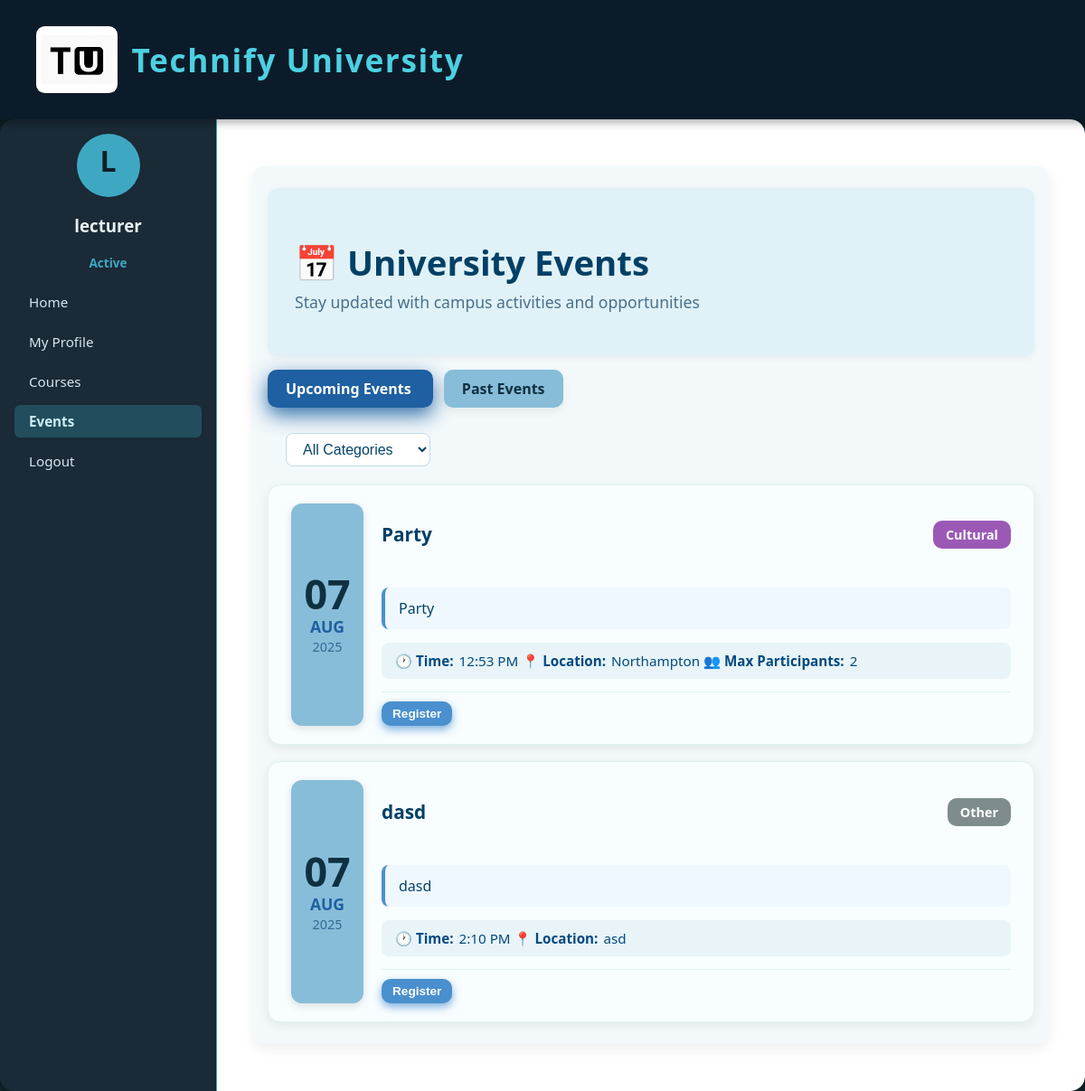
/Main/public/index.php?page=events (signed in), run on the app's committed database.
### tables this page shows
CREATE TABLE `users` (
  `id` int(11) NOT NULL,
  `username` varchar(50) NOT NULL,
  `password` varchar(255) NOT NULL,
  `email` varchar(100) NOT NULL,
  `full_name` varchar(100) NOT NULL,
  `created_at` timestamp NULL DEFAULT current_timestamp()
);

CREATE TABLE `events` (
  `id` int(11) NOT NULL,
  `title` varchar(255) NOT NULL,
  `description` text DEFAULT NULL,
  `event_date` date NOT NULL,
  `event_time` time NOT NULL,
  `location` varchar(255) DEFAULT NULL,
  `category` enum('academic','sports','cultural','workshop','seminar','other') DEFAULT 'other',
  `max_participants` int(11) DEFAULT NULL,
  `created_by` int(11) NOT NULL,
  `created_at` timestamp NULL DEFAULT current_timestamp(),
  `updated_at` timestamp NULL DEFAULT current_timestamp() ON UPDATE current_timestamp(),
  `status` enum('active','cancelled','completed') DEFAULT 'active'
);

### Main/src/controllers/EventsController.php (called while the page is built, shortened)
<?php
require_once __DIR__ . '/../db.php';
require_once __DIR__ . '/../helper.php';
$current_user = getCurrentUser();
$user_name = $current_user['full_name'] ?? $_SESSION['username'];
$user_initials = '';
if ($current_user && $current_user['full_name']) {
    $names = explode(' ', trim($current_user['full_name']));
    $user_initials = strtoupper(substr($names[0], 0, 1));
} else {
    $user_initials = strtoupper(substr($_SESSION['username'], 0, 2));
}
$current_tab = $_GET['tab'] ?? 'upcoming';
$current_filter = $_GET['filter'] ?? 'all';
$today = date('Y-m-d');
$current_time = date('H:i:s');
$base_query = "SELECT * FROM events WHERE status = 'active'";
$params = [];
if ($current_tab === 'upcoming') {
    $base_query .= " AND (event_date > ? OR (event_date = ? AND event_time > ?))";
    $params = [$today, $today, $current_time];
} else {
    $base_query .= " AND (event_date < ? OR (event_date = ? AND event_time < ?))";
    $params = [$today, $today, $current_time];
}
$base_query .= " ORDER BY event_date ASC, event_time ASC";
try {
    $events = fetchAll($base_query, $params);
} catch (Exception $e) {
    $events = [];
}
$current_page = 'events';
require __DIR__ . '/../views/events.html.php';
$content = ob_get_clean();
require __DIR__ . '/../../templates/main_layout.php';

### Main/src/db.php (called while the page is built)
<?php
class Database {
    private static $instance = null;
    private $pdo;
    private function __construct() {
        $username = 'student';
        $password = 'student';
        $database = 'university_website';
        $host = 'mysql';
        try {
            $this->pdo = new PDO("mysql:host=$host;dbname=$database", $username, $password);
            $this->pdo->setAttribute(PDO::ATTR_ERRMODE, PDO::ERRMODE_EXCEPTION);
            $this->pdo->setAttribute(PDO::ATTR_DEFAULT_FETCH_MODE, PDO::FETCH_ASSOC);
        } catch (PDOException $e) {
            die("Connection failed: " . $e->getMessage());
        }
    }
    public static function getInstance() {
        if (self::$instance === null) {
            self::$instance = new Database();
        }
        return self::$instance;
    }
    public function getConnection() {
        return $this->pdo;
    }
}
function db() {
    return Database::getInstance()->getConnection();
}
function query($sql, $params = []) {
    $stmt = db()->prepare($sql);
    $stmt->execute($params);
    return $stmt;
}
function fetchAll($sql, $params = []) {
    return query($sql, $params)->fetchAll();
}
function fetchOne($sql, $params = []) {
    return query($sql, $params)->fetch();
}
?>

### Main/src/helper.php (called while the page is built, shortened)
<?php
function getMainNavItems(): array {
    return [
        'home' => 'Home',
        'profile' => 'My Profile',
        'courses' => 'Courses',
        'events' => 'Events'
    ];
}
function getCurrentUser(): ?array {
    return fetchOne("SELECT * FROM users WHERE username = ?", [$_SESSION['username']]);
}

### Main/src/views/events.html.php (the view, shortened to what this page needs)
<div class="events-content">
    <div class="events-header">
        <div class="header-main">
            <h1>📅 University Events</h1>
            <p>Stay updated with campus activities and opportunities</p>
        </div>
    </div>
    <div class="event-tabs">
        <a href="?page=events&tab=upcoming&filter=<?php echo $current_filter; ?>"
           class="event-tab <?php echo $current_tab === 'upcoming' ? 'active' : ''; ?>">
            Upcoming Events
        </a>
        <a href="?page=events&tab=past&filter=<?php echo $current_filter; ?>"
           class="event-tab <?php echo $current_tab === 'past' ? 'active' : ''; ?>">
            Past Events
        </a>
    </div>
    <div class="filter-section">
        <form method="GET">
            <select name="filter" class="filter-select" onchange="this.form.submit()">
                <option value="all" <?php echo $current_filter === 'all' ? 'selected' : ''; ?>>All Categories</option>
            </select>
        </form>
    </div>
    <div class="events-list">
        <?php if (empty($events)): ?>
            <div class="no-events">
                <p>No <?php echo $current_tab === 'upcoming' ? 'upcoming' : 'past'; ?> events found<?php echo $current_filter !== 'all' ? ' for the selected category' : ''; ?>.</p>
                <?php if ($current_tab === 'upcoming'): ?>
                    <p>Check back later for new events!</p>
                <?php endif; ?>
            </div>
        <?php else: ?>
            <div class="events-container">
                <?php foreach ($events as $event): ?>
                    <div class="event-item <?php echo $current_tab === 'past' ? 'past-event' : ''; ?>">
                        <div class="event-date">
                            <div class="date-day"><?php echo date('d', strtotime($event['event_date'])); ?></div>
                            <div class="date-month"><?php echo date('M', strtotime($event['event_date'])); ?></div>
                            <div class="date-year"><?php echo date('Y', strtotime($event['event_date'])); ?></div>
                        </div>
                        <div class="event-content">
                            <div class="event-header">
                                <h3 class="event-title"><?php echo htmlspecialchars($event['title']); ?></h3>
                                <span class="event-category category-<?php echo $event['category']; ?>">
                                    <?php echo ucfirst($event['category']); ?>
                                </span>
                            </div>
                            <?php if ($event['description']): ?>
                                <p class="event-description"><?php echo htmlspecialchars($event['description']); ?></p>
                            <?php endif; ?>
                            <div class="event-details">
                                <div class="event-meta">
                                    <span><strong>🕐 Time:</strong> <?php echo date('g:i A', strtotime($event['event_time'])); ?></span>
                                    <?php if ($event['location']): ?>
                                        <span><strong>📍 Location:</strong> <?php echo htmlspecialchars($event['location']); ?></span>
                                    <?php endif; ?>
                                    <?php if ($event['max_participants']): ?>
                                        <span><strong>👥 Max Participants:</strong> <?php echo $event['max_participants']; ?></span>
                                    <?php endif; ?>
                                </div>
                            </div>
                            <?php if ($current_tab === 'upcoming'): ?>
                                <div class="event-actions">
                                    <?php
                                    $is_registered = isset($_SESSION['registered_events']) && in_array($event['id'], $_SESSION['registered_events']);
                                    ?>
                                    <form method="POST" class="register-form">
                                        <?php if ($is_registered): ?>
                                            <button type="submit" name="unregister_event" class="btn btn-register registered btn-small">
                                                Unregister
                                            </button>
                                        <?php else: ?>
                                            <button type="submit" name="register_event" class="btn btn-register btn-small">
                                                Register
                                            </button>
                                        <?php endif; ?>
                                    </form>
                                </div>
                            <?php endif; ?>
                        </div>
                    </div>
                <?php endforeach; ?>
            </div>
        <?php endif; ?>
    </div>
</div>

### Main/templates/main_layout.php (shortened to what this page needs)
<?php
require_once __DIR__ . '/../src/helper.php';
?>
<!DOCTYPE html>
<html lang="en">
<head>
    <link rel="stylesheet" href="assets/css/user.css">
</head>
<body class="<?php echo htmlspecialchars($page_class ?? 'main-page'); ?>">
    <header class="header">
        <div class="logo"><img src="../assets/images/tu.png" alt="Technify University Logo">Technify University</div>
    </header>
    <div class="container">
        <aside class="sidebar">
            <div class="profile">
                <div class="profile-pic"><?php echo htmlspecialchars($user_initials ?? ''); ?></div>
                <h3><?php echo htmlspecialchars($user_name ?? 'Guest'); ?></h3>
                <div class="status">Active</div>
            </div>
            <nav role="navigation">
                <ul class="nav-menu">
                    <?php
                    $nav_items = getMainNavItems();
                    foreach ($nav_items as $page => $label):
                        $is_active = ($current_page ?? '') === $page;
                    ?>
                        <li>
                            <a href="index.php?page=<?php echo urlencode($page); ?>"
                               class="<?php echo $is_active ? 'active' : ''; ?>"
                               <?php echo $is_active ? 'aria-current="page"' : ''; ?>>
                                <?php echo htmlspecialchars($label); ?>
                            </a>
                        </li>
                    <?php endforeach; ?>
                    <li><a href="index.php?page=logout">Logout</a></li>
                </ul>
            </nav>
        </aside>
        <main class="main-content">
            <?php echo $content ?? ''; ?>
        </main>
    </div>
</body>
</html>

### data on the page
users: full_name "L", full_name "lecturer"
events: event_date "07", event_date "AUG", event_date "2025", title "Party", category "Cultural", description "Party", event_time "12:53 PM", location "Northampton", max_participants "2"
events: event_date "07", event_date "AUG", event_date "2025", title "dasd", category "Other", description "dasd", event_time "2:10 PM", location "asd"

### other printed values
$label "Home"
$label "My Profile"
$label "Courses"
$label "Events"
